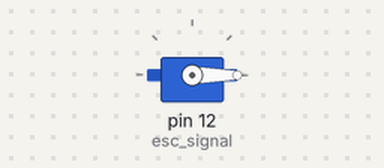
Bench run of a sketch on a simulated Arduino Uno, built with avr-gcc and run on an emulated ATmega328P. Parts: servo.

Above: at 3.05 s.
At 6.25 s:
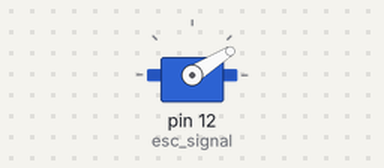
At 9.5 s:
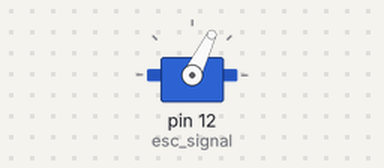
At 16.0 s:
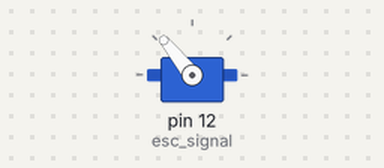
Timing chart, 0 to 19.9 s (numbered marks = the images above):
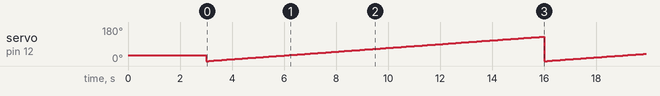

The sketch:

rosserial_motordriver_green.ino
```cpp
#include <Servo.h>
Servo esc_signal;

void setup()
{
  esc_signal.attach(12);  //Specify here the pin number on which the signal pin of ESC is connected.
  esc_signal.write(30);   //ESC arm command. ESCs won't start unless input speed is less during initialization.
  delay(3000);            //ESC initialization delay.
}

void loop()
{
  for (int i = 0; i < 130; i++)
  {
    esc_signal.write(i);
    delay(100);
  }   //Vary this between 40-130 to change the speed of motor. Higher value, higher speed.

}
```
